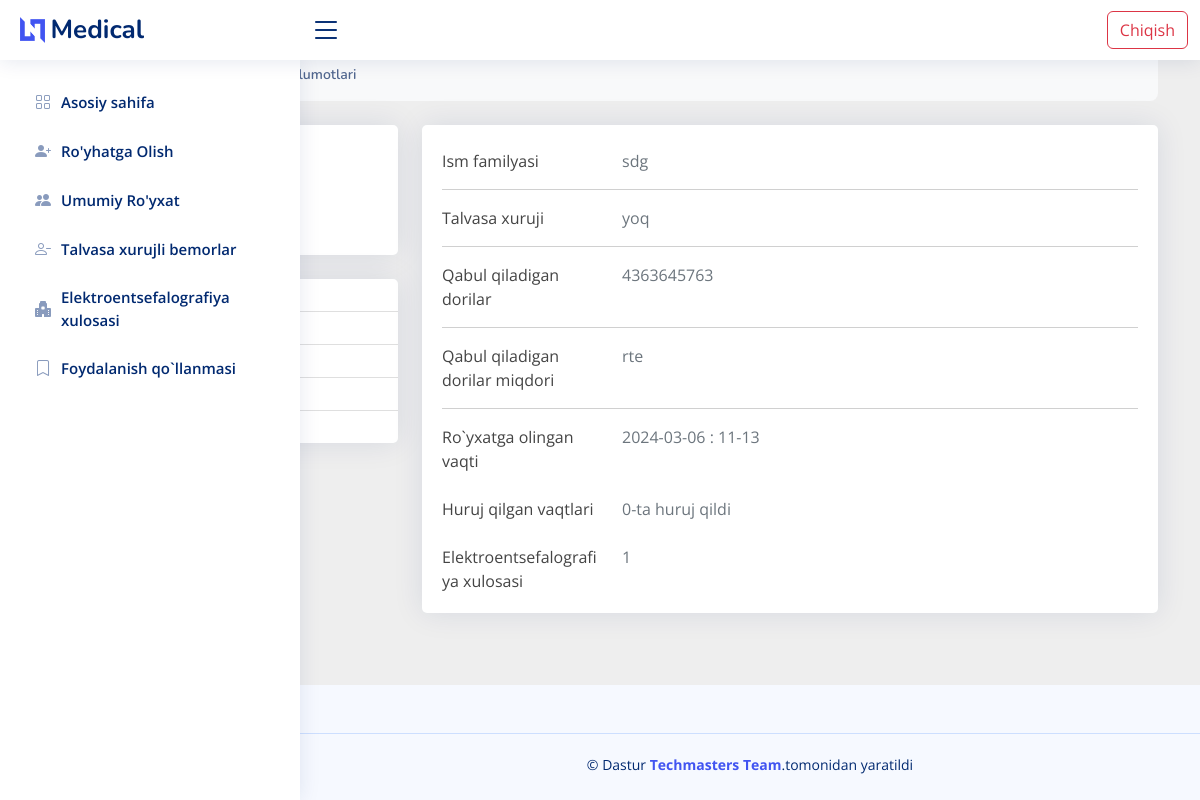
The app's page /detail/2334/ with its own data.
### chat/models.py (models this page shows)
class Sick(models.Model):
    username = models.CharField( max_length=400)
    age = models.IntegerField(default=0)
    is_xuruj = models.BooleanField(default=False)
    user = models.ForeignKey(User, on_delete=models.CASCADE)
    date_times = models.DateTimeField(auto_now_add=True)
    dori_name = models.CharField( max_length=400)
    dori_miqdor = models.CharField( max_length=400)
    xulosa = models.CharField( max_length=400)
    def __str__(self):
        return self.username

### chat/views.py (the view)
# urls.py: path("detail/<int:id>/", detail ,name='detail'),
def detail(request,id):
    sick = Sick.objects.get(id=id)
    return render(request ,'mein/sick-detail.html',{'sick':sick})

### template/mein/sick-detail.html (shortened to what this page needs)
<!DOCTYPE html>
<html lang="en">
<head>
  <link rel="stylesheet" href="https://cdnjs.cloudflare.com/ajax/libs/font-awesome/6.2.1/css/all.min.css" />
  <link href="/static/assets/vendor/bootstrap/css/bootstrap.min.css" rel="stylesheet">
  <link href="/static/assets/vendor/bootstrap-icons/bootstrap-icons.css" rel="stylesheet">
  <link href="/static/assets/vendor/boxicons/css/boxicons.min.css" rel="stylesheet">
  <link href="/static/assets/vendor/quill/quill.snow.css" rel="stylesheet">
  <link href="/static/assets/vendor/quill/quill.bubble.css" rel="stylesheet">
  <link href="/static/assets/vendor/remixicon/remixicon.css" rel="stylesheet">
  <link href="/static/assets/vendor/simple-datatables/style.css" rel="stylesheet">
  <link href="/static/assets/css/style.css" rel="stylesheet">
</head>
<body>
  <header id="header" class="header fixed-top d-flex align-items-center">
    <div class="d-flex align-items-center justify-content-between">
      <a href="/" class="logo d-flex align-items-center">
        <img src="/static/assets/img/logo.png" alt="">
        <span class="d-none d-lg-block">Medical</span>
      </a>
      <i class="bi bi-list toggle-sidebar-btn"></i>
    </div>
    <div class="container">
      <div class="row" style="float: right;">
        <div class="col">
          <form action="" method="post">
            <a type="button" class="btn btn-outline-danger" href="#">Chiqish</a>
        </form>
        </div>
      </div>
    </div>
  </header>
  <aside id="sidebar" class="sidebar">
    <ul class="sidebar-nav" id="sidebar-nav">
      <li class="nav-item">
        <a class="nav-link collapsed " href="{% url 'home' %}">
          <i class="bi bi-grid"></i>
          <span>Asosiy sahifa </span>
        </a>
      </li>
      <li class="nav-item">
        <a class="nav-link collapsed" href="{% url 'register' %}">
          <i class="bi bi-person-plus-fill"></i>
          <span>Ro'yhatga Olish </span>
        </a>
      </li>
      <li class="nav-item">
        <a class="nav-link collapsed" href="{% url 'tables_all' %}">
          <i class="bi bi-people-fill"></i>
          <span>Umumiy Ro'yxat</span>
        </a>
      </li>
      <li class="nav-item">
        <a class="nav-link collapsed" href="{% url 'comingtype' %}">
          <i class="bi bi-person-dash"></i>
          <span>Talvasa xurujli bemorlar</span>
        </a>
      </li>
       <li class="nav-item">
        <a class="nav-link collapsed" href="{% url 'xulosa' %}">
          <i class="bi bi-hospital-fill"></i>
          <span>Elektroentsefalografiya xulosasi</span>
        </a>
      </li>
     <li class="nav-item">
        <a class="nav-link collapsed" href="{% url 'faq' %}">
          <i class="bi bi-bookmark"></i>
          <span>Foydalanish qo`llanmasi</span>
        </a>
      </li>
        </ul>
  </aside>
<section style="background-color: #eee;">
  <div class="container py-5">
    <div class="row">
      <div class="col">
        <nav aria-label="breadcrumb" class="bg-light rounded-3 p-3 mb-4">
          <ol class="breadcrumb mb-0">
            <li class="breadcrumb-item"><a href="/">Asosiy menyu</a></li>
            <li class="breadcrumb-item"><a href="/">Bemor</a></li>
            <li class="breadcrumb-item active" aria-current="page">Bemor ma'lumotlari</li>
          </ol>
        </nav>
      </div>
    </div>
    <div class="row">
      <div class="col-lg-4">
        <div class="card mb-4">
          <div class="card-body text-center">
            <h5 class="my-3">John Smith</h5>
            <p class="text-muted mb-1">Talvasa xuruji bor</p>
          </div>
        </div>
        <div class="card mb-4 mb-lg-0">
          <div class="card-body p-0">
            <ul class="list-group list-group-flush rounded-3">
            </ul>
          </div>
        </div>
      </div>
      <div class="col-lg-8">
        <div class="card mb-4">
          <div class="card-body">
            <br><div class="row">
              <div class="col-sm-3">
                <p class="mb-0">Ism familyasi</p>
              </div>
              <div class="col-sm-9">
                <p class="text-muted mb-0">{{sick}}</p>
              </div>
            </div>
            <hr>
            <div class="row">
              <div class="col-sm-3">
                <p class="mb-0">Talvasa xuruji</p>
              </div>
              <div class="col-sm-9">
                <p class="text-muted mb-0">
                  {% if sick.is_xuruj %}
                    bor
                  {% else %}
                  yoq
                  {% endif %}
                </p>
              </div>
            </div>
            <hr>
            <div class="row">
              <div class="col-sm-3">
                <p class="mb-0">Qabul qiladigan dorilar</p>
              </div>
              <div class="col-sm-9">
                <p class="text-muted mb-0">{{sick.dori_name}}</p>
              </div>
            </div>
            <hr>
            <div class="row">
              <div class="col-sm-3">
                <p class="mb-0">Qabul qiladigan dorilar miqdori</p>
              </div>
              <div class="col-sm-9">
                <p class="text-muted mb-0">{{sick.dori_miqdor}}</p>
              </div>
            </div>
            <hr>
            <div class="row">
              <div class="col-sm-3">
                <p class="mb-0">Ro`yxatga olingan vaqti</p>
              </div>
              <div class="col-sm-9">
                <p class="text-muted mb-0">{{sick.date_times|date:'Y-m-d'}} : {{sick.date_times|time:'h-i'}}</p>
              </div>
            </div>
           <br> <div class="row">
              <div class="col-sm-3">
                <p class="mb-0">Huruj qilgan vaqtlari</p>
              </div>
              <div class="col-sm-9">
                <p class="text-muted mb-0">
                  {{sick.persons.all|length}}-ta huruj qildi
                </p>
              </div>
            </div>
            <br><div class="row">
              <div class="col-sm-3">
                <p class="mb-0">Elektroentsefalografiya xulosasi</p>
              </div>
              <div class="col-sm-9">
                <p class="text-muted mb-0">{{sick.xulosa}} </p>
              </div>
            </div>
          </div>
        </div>
        </div>
      </div>
    </div>
</section>
  <footer id="footer" class="footer mt-5">
    <div class="copyright">
      &copy; Dastur <strong><span><a href="https://www.instagram.com/j.torajonov"> Techmasters Team</a></span></strong>.tomonidan yaratildi
    </div>
  </footer>

### static/assets/css/style.css (style rules this page uses)
:root { scroll-behavior: smooth; }
body { font-family: "Open Sans", sans-serif; background: #f6f9ff; color: #444444; }
a { color: #4154f1; text-decoration: none; }
h1, h2, h3, h4, h5, h6 { font-family: "Nunito", sans-serif; }
.card { margin-bottom: 30px; border: none; border-radius: 5px; box-shadow: 0px 0 30px rgba(1, 41, 112, 0.1); }
.card-body { padding: 0 20px 20px 20px; }
.breadcrumb { font-size: 14px; font-family: "Nunito", sans-serif; color: #899bbd; font-weight: 600; }
.breadcrumb a { color: #899bbd; transition: 0.3s; }
.breadcrumb .breadcrumb-item::before { color: #899bbd; }
.breadcrumb .active { color: #51678f; font-weight: 600; }
.logo { line-height: 1; }
@media (min-width: 1200px) { .logo { width: 280px; } }
.logo img { max-height: 26px; margin-right: 6px; }
.logo span { font-size: 26px; font-weight: 700; color: #012970; font-family: "Nunito", sans-serif; }
.header { transition: all 0.5s; z-index: 997; height: 60px; box-shadow: 0px 2px 20px rgba(1, 41, 112, 0.1); background-color: #fff; padding-left: 20px; }
.header .toggle-sidebar-btn { font-size: 32px; padding-left: 10px; cursor: pointer; color: #012970; }
.sidebar { position: fixed; top: 60px; left: 0; bottom: 0; width: 300px; z-index: 996; transition: all 0.3s; padding: 20px; overflow-y: auto; scrollbar-width: thin; scrollbar-color: #aab7cf transparent; box-shadow: 0px 0px 20px rgba(1, 41, 112, 0.1); background-color: #fff; }
@media (min-width: 1200px) { #main, #footer { margin-left: 300px; } }
.sidebar-nav { padding: 0; margin: 0; list-style: none; }
.sidebar-nav li { padding: 0; margin: 0; list-style: none; }
.sidebar-nav .nav-item { margin-bottom: 5px; }
.sidebar-nav .nav-link { display: flex; align-items: center; font-size: 15px; font-weight: 600; color: #4154f1; transition: 0.3; background: #f6f9ff; padding: 10px 15px; border-radius: 4px; }
.sidebar-nav .nav-link i { font-size: 16px; margin-right: 10px; color: #4154f1; }
.sidebar-nav .nav-link.collapsed { color: #012970; background: #fff; }
.sidebar-nav .nav-link.collapsed i { color: #899bbd; }
.footer { padding: 20px 0; font-size: 14px; transition: all 0.3s; border-top: 1px solid #cddfff; }
.footer .copyright { text-align: center; color: #012970; }

### records on screen
Sick: username "sdg", dori_name "4363645763", dori_miqdor "rte", date_times "2024-03-06", date_times "11-13", persons.all|length "0", xulosa "1"
